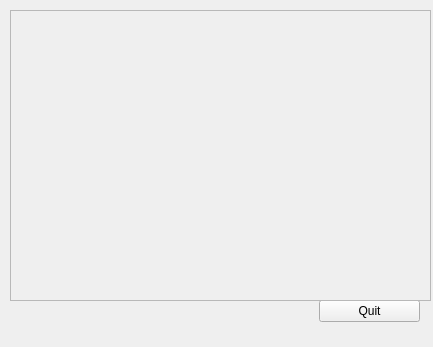
<?xml version="1.0" encoding="UTF-8"?>
<ui version="4.0">
 <class>DownloadDisplay</class>
 <widget class="QWidget" name="DownloadDisplay">
  <property name="geometry">
   <rect>
    <x>0</x>
    <y>0</y>
    <width>433</width>
    <height>347</height>
   </rect>
  </property>
  <property name="windowTitle">
   <string>Form</string>
  </property>
  <widget class="QPushButton" name="btn_quit">
   <property name="geometry">
    <rect>
     <x>319</x>
     <y>300</y>
     <width>101</width>
     <height>22</height>
    </rect>
   </property>
   <property name="text">
    <string>Quit</string>
   </property>
  </widget>
  <widget class="QScrollArea" name="scrollArea">
   <property name="geometry">
    <rect>
     <x>10</x>
     <y>10</y>
     <width>421</width>
     <height>291</height>
    </rect>
   </property>
   <property name="widgetResizable">
    <bool>true</bool>
   </property>
   <widget class="QWidget" name="scrollAreaWidgetContents">
    <property name="geometry">
     <rect>
      <x>0</x>
      <y>0</y>
      <width>419</width>
      <height>289</height>
     </rect>
    </property>
   </widget>
  </widget>
 </widget>
 <resources/>
 <connections/>
</ui>
